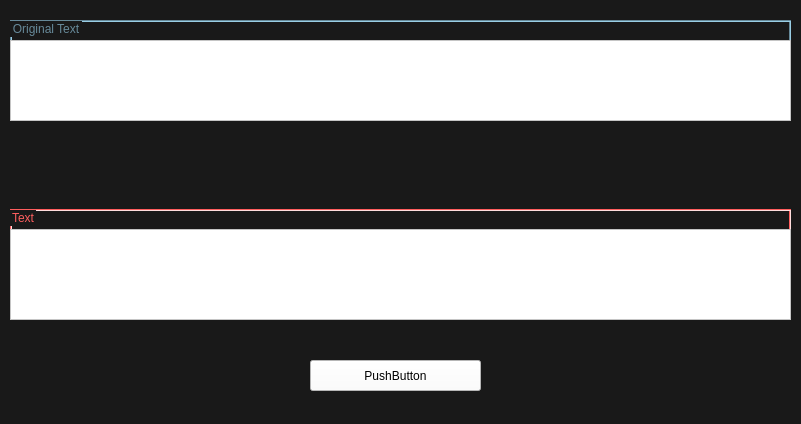
<?xml version="1.0" encoding="UTF-8"?>
<ui version="4.0">
 <class>Mispelling</class>
 <widget class="QMainWindow" name="Mispelling">
  <property name="geometry">
   <rect>
    <x>0</x>
    <y>0</y>
    <width>801</width>
    <height>424</height>
   </rect>
  </property>
  <property name="windowTitle">
   <string>Mispelling</string>
  </property>
  <property name="windowOpacity">
   <double>1.000000000000000</double>
  </property>
  <property name="autoFillBackground">
   <bool>false</bool>
  </property>
  <property name="styleSheet">
   <string notr="true">background-color: rgb(25, 25, 25);</string>
  </property>
  <widget class="QWidget" name="centralwidget">
   <widget class="QPushButton" name="pushButton">
    <property name="geometry">
     <rect>
      <x>310</x>
      <y>260</y>
      <width>171</width>
      <height>23</height>
     </rect>
    </property>
    <property name="styleSheet">
     <string notr="true">background-color: rgb(255, 255, 255);</string>
    </property>
    <property name="text">
     <string>Send</string>
    </property>
   </widget>
   <widget class="QGroupBox" name="groupBox">
    <property name="geometry">
     <rect>
      <x>10</x>
      <y>209</y>
      <width>781</width>
      <height>111</height>
     </rect>
    </property>
    <property name="styleSheet">
     <string notr="true">QGroupBox::title {
  color: rgb(255, 94, 94);
}

QGroupBox::border {
  color: rgb(255, 94, 94);
}


QGroupBox
{
    background-color:transparent;
  	border: 2px groove rgb(255, 94, 94); ;
}</string>
    </property>
    <property name="title">
     <string>Text</string>
    </property>
    <widget class="QPlainTextEdit" name="plainTextEdit">
     <property name="geometry">
      <rect>
       <x>0</x>
       <y>20</y>
       <width>781</width>
       <height>91</height>
      </rect>
     </property>
     <property name="styleSheet">
      <string notr="true">background-color: rgb(255, 255, 255);</string>
     </property>
    </widget>
   </widget>
   <widget class="QGroupBox" name="groupBox_2">
    <property name="geometry">
     <rect>
      <x>10</x>
      <y>20</y>
      <width>781</width>
      <height>101</height>
     </rect>
    </property>
    <property name="styleSheet">
     <string notr="true">QGroupBox::title {
  color: rgb(102, 137, 153)
}

QGroupBox::border {
  color: rgb(255, 94, 94);
}


QGroupBox
{
    background-color:transparent;
  	border: 2px groove rgb(102, 137, 153) ;
}</string>
    </property>
    <property name="title">
     <string>Original Text</string>
    </property>
    <widget class="QPlainTextEdit" name="plainTextEdit_2">
     <property name="geometry">
      <rect>
       <x>0</x>
       <y>20</y>
       <width>781</width>
       <height>81</height>
      </rect>
     </property>
     <property name="styleSheet">
      <string notr="true">background-color: rgb(255, 255, 255);</string>
     </property>
    </widget>
   </widget>
   <widget class="QPushButton" name="pushButton_2">
    <property name="geometry">
     <rect>
      <x>310</x>
      <y>360</y>
      <width>171</width>
      <height>31</height>
     </rect>
    </property>
    <property name="styleSheet">
     <string notr="true">background-color:rgb(255, 255, 255);</string>
    </property>
    <property name="text">
     <string>PushButton</string>
    </property>
   </widget>
  </widget>
  <widget class="QStatusBar" name="statusbar"/>
 </widget>
 <resources/>
 <connections/>
</ui>
